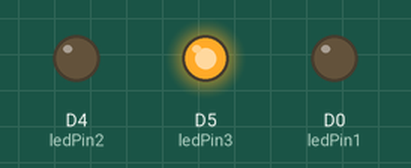
Simulated run of this sketch. Board: ESP8266 (NodeMCU). Shown: output pins drawn as LEDs (lit = HIGH).

Above: at 0.5 s.
At 1.5 s:
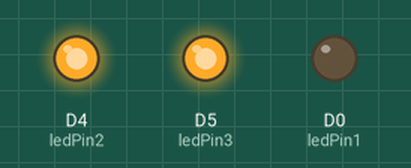
At 2.5 s:
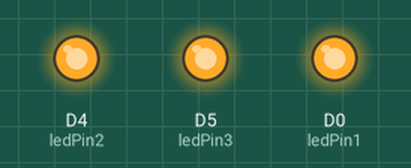
At 3.5 s:
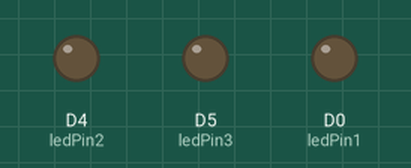
Timing chart, 0 to 5.2 s (numbered marks = the images above):
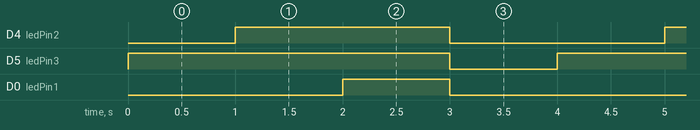

The sketch:

Lab1.ino
```cpp
#define ledPin1 D0    // Define pin name
#define ledPin2 D4
#define ledPin3 D5
void setup()
{
  pinMode(ledPin1, OUTPUT); // Set D0 pin as output
  pinMode(ledPin2, OUTPUT); // Set D4 pin as output
  pinMode(ledPin3, OUTPUT); // Set D5 pin as output
}

void loop()
{
  digitalWrite(ledPin1, 0); // Set display pattern off-off-on
  digitalWrite(ledPin2, 0);
  digitalWrite(ledPin3, 1);
  delay(1000);              // Delay 1 second
  digitalWrite(ledPin1, 0); // Set display pattern off-on-on
  digitalWrite(ledPin2, 1);
  digitalWrite(ledPin3, 1);
  delay(1000);              // Delay 1 second
  digitalWrite(ledPin1, 1); // Set display pattern on-on-on
  digitalWrite(ledPin2, 1);
  digitalWrite(ledPin3, 1);
  delay(1000);              // Delay 1 second
  digitalWrite(ledPin1, 0); // Turn off all
  digitalWrite(ledPin2, 0);
  digitalWrite(ledPin3, 0);
  delay(1000);              // Delay 1 second
}
```

Source omitted: ogo_bmp.cpp.cpp (data table, 6418 bytes)

Measured:
- by itself, D4 (ledPin2): alternates HIGH for 2.0 s and LOW for 2.0 s
- by itself, D5 (ledPin3): alternates HIGH for 3.0 s and LOW for 1.0 s
- by itself, D0 (ledPin1): alternates HIGH for 1.0 s and LOW for 3.0 s
